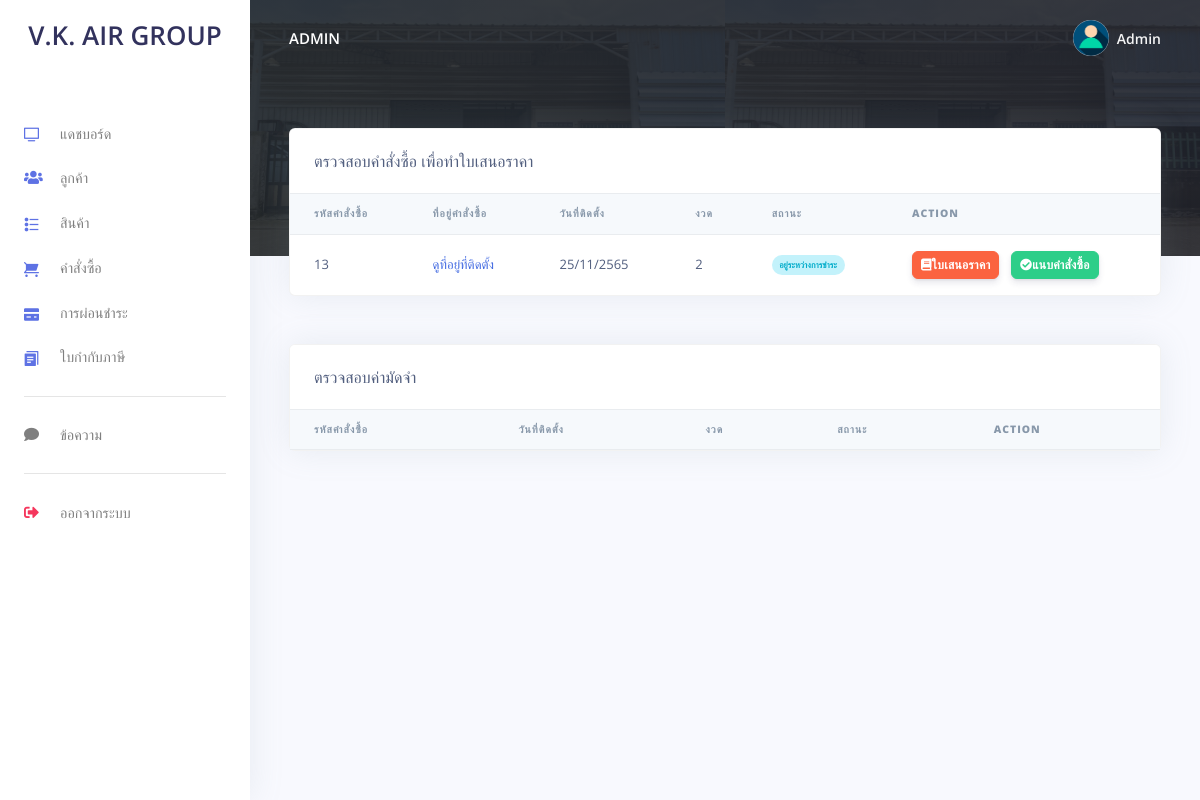
Page /admin/orders.php (signed in) on the committed database.
### tables this page shows
CREATE TABLE `users` (
  `user_id` int(11) NOT NULL,
  `unique_id` int(255) NOT NULL,
  `name` varchar(255) NOT NULL,
  `email` varchar(255) NOT NULL,
  `password` varchar(255) NOT NULL,
  `number` varchar(255) NOT NULL,
  `urole` varchar(255) NOT NULL
);

CREATE TABLE `orders` (
  `order_id` int(11) NOT NULL,
  `user_id` int(10) NOT NULL,
  `name` varchar(255) NOT NULL,
  `number` varchar(255) NOT NULL,
  `sub_district` varchar(255) NOT NULL,
  `district` varchar(255) NOT NULL,
  `province` varchar(255) NOT NULL,
  `postcode` varchar(255) NOT NULL,
  `details` varchar(255) DEFAULT NULL,
  `setup_date` varchar(255) NOT NULL,
  `pay_qty` varchar(50) NOT NULL,
  `order_date` date NOT NULL,
  `pay_status` varchar(255) NOT NULL,
  `paytotal` varchar(255) DEFAULT NULL,
  `file_admin` varchar(255) DEFAULT NULL,
  `file_user` varchar(255) DEFAULT NULL,
  `tax_invoice` varchar(255) DEFAULT NULL
);

### admin/orders.php (the view, shortened to what this page needs)
<?php
include('config/config.php');
require_once('partials/_head.php');
?>
<body>
  <?php
  require_once('partials/_sidebar.php');
  ?>
  <div class="main-content">
    <?php
    require_once('partials/_topnav.php');
    ?>
    <div class="container-fluid mt--8">
      <div class="row">
        <div class="col">
          <div class="card shadow">
            <div class="card-header border-0">
              ตรวจสอบคำสั่งซื้อ เพื่อทำใบเสนอราคา
            </div>
            <div class="table-responsive">
              <table class="table align-items-center table-flush">
                <thead class="thead-light">
                  <tr>
                    <th scope="col"><b>รหัสคำสั่งซื้อ</b></th>
                    <th scope="col"><b>ที่อยู่คำสั่งซื้อ</b></th>
                    <th scope="col"><b>วันที่ติดตั้ง</b></th>
                    <th scope="col"><b>งวด</b></th>
                    <th scope="col"><b>สถานะ</b></th>
                    <th scope="col"><b>Action</b></th>
                  </tr>
                </thead>
                <tbody>
                  <?php
                  $ret = "SELECT * FROM  orders WHERE file_admin = '' and pay_status != 'ยกเลิกคำสั่งซื้อ' and pay_status != 'ชำระเรียบร้อย' order by setup_date";
                  $stmt = $mysqli->prepare($ret);
                  $stmt->execute();
                  $res = $stmt->get_result();
                  while ($prod = $res->fetch_object()) {
                    $mydate = date('Y-m-d' , strtotime($prod->setup_date));
                    $year = date('Y' , strtotime($prod->setup_date));
                    $yearbuddhist = $year + 543;
                  ?>
                    <tr>
                      <td><?php echo $prod->order_id; ?></td>
                      <td><a style="cursor:pointer; color:royalblue;" data-toggle="modal" data-target=#myModal<?php echo $prod->order_id; ?>>ดูที่อยู่ที่ติดตั้ง</a>
                      </td>
                      <td><?php echo date('d/m/', strtotime($mydate)).$yearbuddhist; ?></td>
                      <td><?php echo $prod->pay_qty; ?></td>
                      <td>
                        <?php if($prod->pay_status == 'ชำระเรียบร้อย') { ?>
                          <span class="badge badge-pill badge-success"><?php echo $prod->pay_status; ?></span>
                        <?php } else if($prod->pay_status == 'ยกเลิกคำสั่งซื้อ') { ?>
                          <span class="badge badge-pill badge-danger"><?php echo $prod->pay_status; ?></span>
                        <?php } else { ?>
                          <span class="badge badge-pill badge-info"><?php echo $prod->pay_status; ?></span>
                        <?php } ?>
                      </td>
                      <td>
                        <button type="submit" class="btn btn-sm btn-warning" onclick = "location.href='checkproduct.php?order_id=<?php echo $prod->order_id; ?>'"><i class="fa fa-book"></i>ใบเสนอราคา</button>
                        <button type="submit" class="btn btn-sm btn-success" onclick = "location.href='import_orders.php?order_id=<?php echo $prod->order_id; ?>'"><i class="fa fa-check-circle"></i>แนบคำสั่งซื้อ</button>
                      </td>
                    </tr>
                  <?php } ?>
                </tbody>
              </table>
            </div>
          </div>
          <div class="card shadow mt-5">
            <div class="card-header border-0">
              ตรวจสอบค่ามัดจำ
            </div>
            <div class="table-responsive">
              <table class="table align-items-center table-flush">
                <thead class="thead-light">
                  <tr>
                    <th scope="col"><b>รหัสคำสั่งซื้อ</b></th>
                    <th scope="col"><b>วันที่ติดตั้ง</b></th>
                    <th scope="col"><b>งวด</b></th>
                    <th scope="col"><b>สถานะ</b></th>
                    <th scope="col"><b>Action</b></th>
                  </tr>
                </thead>
              </table>
            </div>
          </div>
        </div>
      </div>
    </div>
  </div>
</body>
</html>

### admin/partials/_sidebar.php (shortened to what this page needs)
<?php
$admin_id = $_SESSION['admin_login'];
$ret = "SELECT * FROM  users  WHERE user_id = '$admin_id'";
$stmt = $mysqli->prepare($ret);
$stmt->execute();
$res = $stmt->get_result();
while ($admin = $res->fetch_object()) {
?>
  <nav class="navbar navbar-vertical fixed-left navbar-expand-md navbar-light bg-white" id="sidenav-main">
    <div class="container-fluid">
      <a class="navbar-brand pt-0" href="dashboard.php">
        <h1>V.K. AIR GROUP</h1>
      </a>
      <div class="collapse navbar-collapse" id="sidenav-collapse-main">
        <ul class="navbar-nav">
          <li class="nav-item">
            <a class="nav-link" href="dashboard.php">
              <i class="ni ni-tv-2 text-primary"></i> แดชบอร์ด
            </a>
          </li>
          <li class="nav-item">
            <a class="nav-link" href="customes.php">
              <i class="fas fa-users text-primary"></i> ลูกค้า
            </a>
          </li>
          <li class="nav-item">
            <a class="nav-link" href="products.php">
              <i class="ni ni-bullet-list-67 text-primary"></i> สินค้า
            </a>
          </li>
          <li class="nav-item">
            <a class="nav-link" href="orders.php">
              <i class="ni ni-cart text-primary"></i> คำสั่งซื้อ
            </a>
          </li>
          <li class="nav-item">
            <a class="nav-link" href="installment.php">
              <i class="ni ni-credit-card text-primary"></i> การผ่อนชำระ
            </a>
          </li>
          <li class="nav-item">
            <a class="nav-link" href="taxinvoice.php">
              <i class="ni ni-single-copy-04 text-primary"></i> ใบกำกับภาษี
            </a>
          </li>
        </ul>
        <hr class="my-3">
        <ul class="navbar-nav">
          <li class="nav-item">
            <a class="nav-link" href="message.php">
              <i class="fa fa-comment"></i> ข้อความ
            </a>
          </li>
        </ul>
        <hr class="my-3">
        <ul class="navbar-nav mb-md-3">
          <li class="nav-item">
            <a class="nav-link" href="logout.php">
              <i class="fas fa-sign-out-alt text-danger"></i> ออกจากระบบ
            </a>
          </li>
        </ul>
      </div>
    </div>
  </nav>
<?php } ?>

### admin/partials/_topnav.php (shortened to what this page needs)
<?php
$admin_id = $_SESSION['admin_login'];
$ret = "SELECT * FROM  users  WHERE user_id = '$admin_id'";
$stmt = $mysqli->prepare($ret);
$stmt->execute();
$res = $stmt->get_result();
while ($admin = $res->fetch_object()) {
?>
    <nav class="navbar navbar-top navbar-expand-md navbar-dark" id="navbar-main">
        <div class="container-fluid">
            <a class="h4 mb-0 text-white text-uppercase d-none d-lg-inline-block" href="dashboard.php"><?php echo $admin->name; ?></a>
            <ul class="navbar-nav align-items-center d-none d-md-flex">
                <li class="nav-item dropdown">
                    <a class="nav-link pr-0" href="#" role="button" data-toggle="dropdown" aria-haspopup="true" aria-expanded="false">
                        <div class="media align-items-center">
                            <span class="avatar avatar-sm rounded-circle">
                                <img alt="Image placeholder" src="assets/img/theme/user-a-min.png">
                            </span>
                            <div class="media-body ml-2 d-none d-lg-block">
                                <span class="mb-0 text-sm  font-weight-bold"><?php echo $admin->name; ?></span>
                            </div>
                        </div>
                    </a>
                </li>
            </ul>
        </div>
    </nav>
<?php } ?>

### rows in the picture
users: name "ADMIN", name "Admin"
orders: order_id "13", setup_date "25/11/", setup_date "2565", pay_qty "2", pay_status "อยู่ระหว่างการชำระ"
